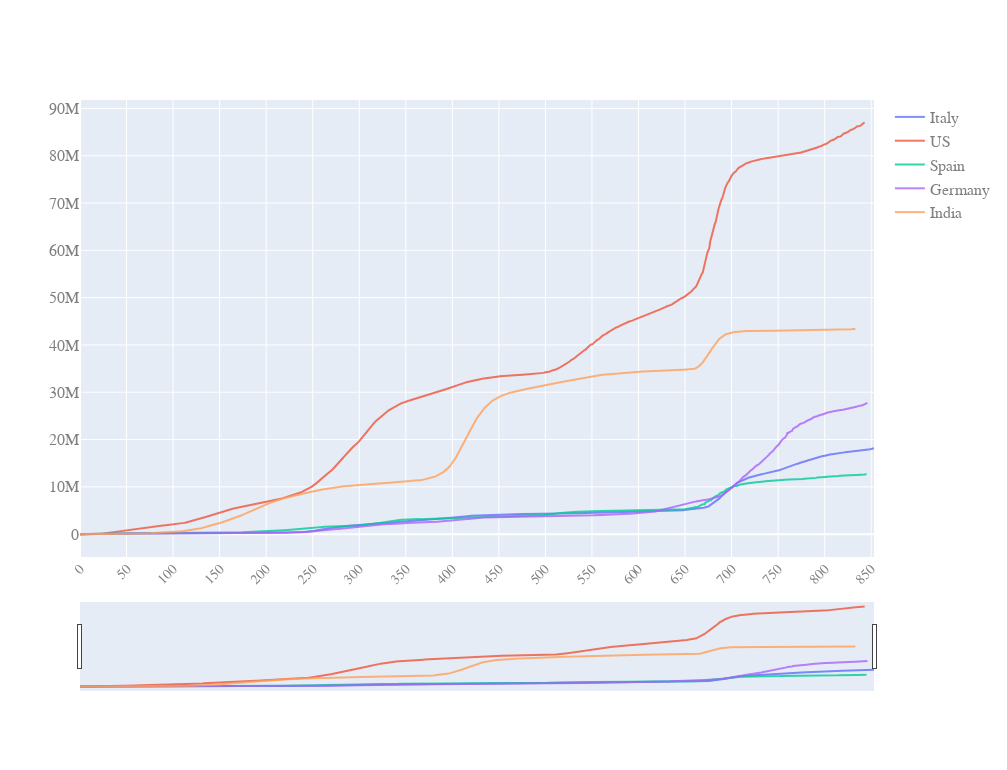

This figure's notebook cell:
### Code cell
quick_plot(pd_sync_timelines.date,
          pd_sync_timelines.iloc[:,:-1],
          y_scale= 'linear',
          slider= True)

### Figure 1 — Plotly figure (JSON) as saved in the notebook; plotly's stock layout.template omitted (floating-point values rounded to 4 significant figures; data arrays with more than 128 entries replaced by an {"elided": "..."} marker saying what was removed)
{"data": [{"name": "Italy", "opacity": 0.8, "type": "scatter", "x": {"elided": "854 int values"}, "y": {"elided": "854 int values"}}, {"name": "US", "opacity": 0.8, "type": "scatter", "x": {"elided": "854 int values"}, "y": {"elided": "854 int values"}}, {"name": "Spain", "opacity": 0.8, "type": "scatter", "x": {"elided": "854 int values"}, "y": {"elided": "854 int values"}}, {"name": "Germany", "opacity": 0.8, "type": "scatter", "x": {"elided": "854 int values"}, "y": {"elided": "854 int values"}}, {"name": "India", "opacity": 0.8, "type": "scatter", "x": {"elided": "854 int values"}, "y": {"elided": "854 int values"}}], "layout": {"autosize": true, "font": {"color": "#7f7f7f", "family": "PT Sans, monospace", "size": 16}, "height": 770, "width": 1007, "xaxis": {"nticks": 20, "rangeslider": {"visible": true}, "tickangle": -45, "tickfont": {"color": "#7f7f7f", "size": 14}}, "yaxis": {"type": "linear"}}}
